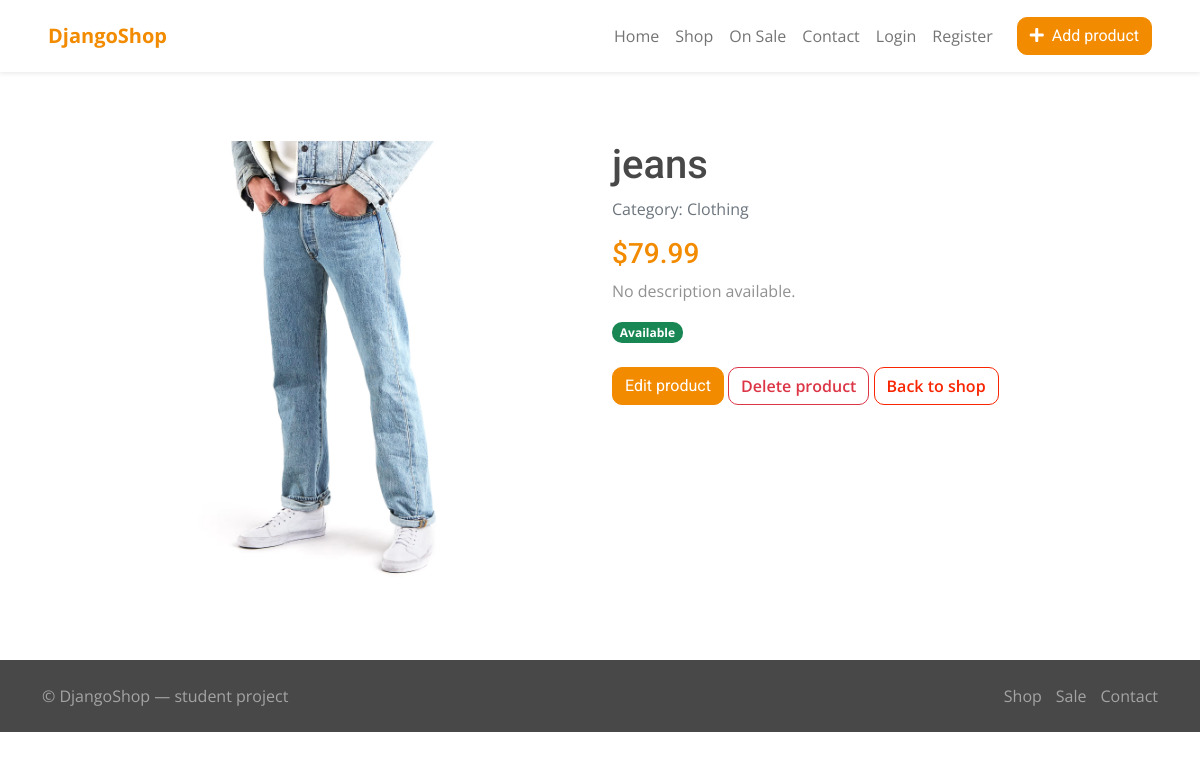
Page /product/3/ on the committed database.
### shop/models.py (models this page shows, shortened)
class Product(models.Model):
    user = models.ForeignKey(
        User,
        on_delete=models.CASCADE,
        related_name="products",
        null=True,
        blank=True,
    )
    category = models.ForeignKey(
        Category,
        on_delete=models.CASCADE,
        related_name="products",
    )
    name = models.CharField(max_length=150)
    description = models.TextField(blank=True)
    price = models.DecimalField(max_digits=10, decimal_places=2)
    available = models.BooleanField(default=True)
    is_on_sale = models.BooleanField(default=False)
    image = models.ImageField(
        upload_to="products/",
        blank=True,
        null=True,
    )

class Category(models.Model):
    name = models.CharField(max_length=100)
    description = models.TextField(blank=True)

### shop/views.py (the view)
class ProductDetailView(DetailView):
    model = Product
    template_name = "shop/product_detail.html"
    context_object_name = "product"
    pk_url_kwarg = "product_id"
    def get_queryset(self):
        return Product.objects.select_related("category")

### shop/templates/shop/product_detail.html (shortened to what this page needs)
{% extends 'shop/base.html' %}
{% load static %}
{% block content %}
<div class="container py-4">
    <div class="row g-4">
        <div class="col-md-6 text-center">
            {% if product.image %}
            <img src="{{ product.image.url }}" alt="{{ product.name }}" class="img-fluid"
                style="max-height: 450px; width: 100%; object-fit: contain;">
            {% else %}
            <img src="{% static 'shop/img/product-1.png' %}" alt="{{ product.name }}" class="img-fluid"
                style="max-height: 450px; width: 100%; object-fit: contain;">
            {% endif %}
        </div>
        <div class="col-md-6">
            <h1>{{ product.name }}</h1>
            <p class="text-muted">
                Category: {{ product.category.name }}
            </p>
            <h3 class="text-primary">${{ product.price }}</h3>
            <p>{{ product.description|default:"No description available." }}</p>
            {% if product.available %}
            <span class="badge bg-success">Available</span>
            {% else %}
            <span class="badge bg-secondary">Unavailable</span>
            {% endif %}
            <div class="mt-4">
                <a href="{% url 'product_update' product.id %}" class="btn btn-primary">
                    Edit product
                </a>
                <a href="{% url 'product_delete' product.id %}" class="btn btn-outline-danger">
                    Delete product
                </a>
                <a href="{% url 'shop_list' %}" class="btn btn-outline-secondary">
                    Back to shop
                </a>
            </div>
        </div>
    </div>
</div>
{% endblock %}

### shop/static/shop/css/style.css (style rules this page uses)
.btn { font-weight: 600; transition: .5s; }
.btn.btn-primary { background: var(--bs-primary) !important; color: var(--bs-white) !important; font-family: 'Roboto', sans-serif; font-weight: 400; transition: 0.5s; }

### rows in the picture
Product: image (picture), name "jeans", category.name "Clothing", price "79.99", description "No description available."
